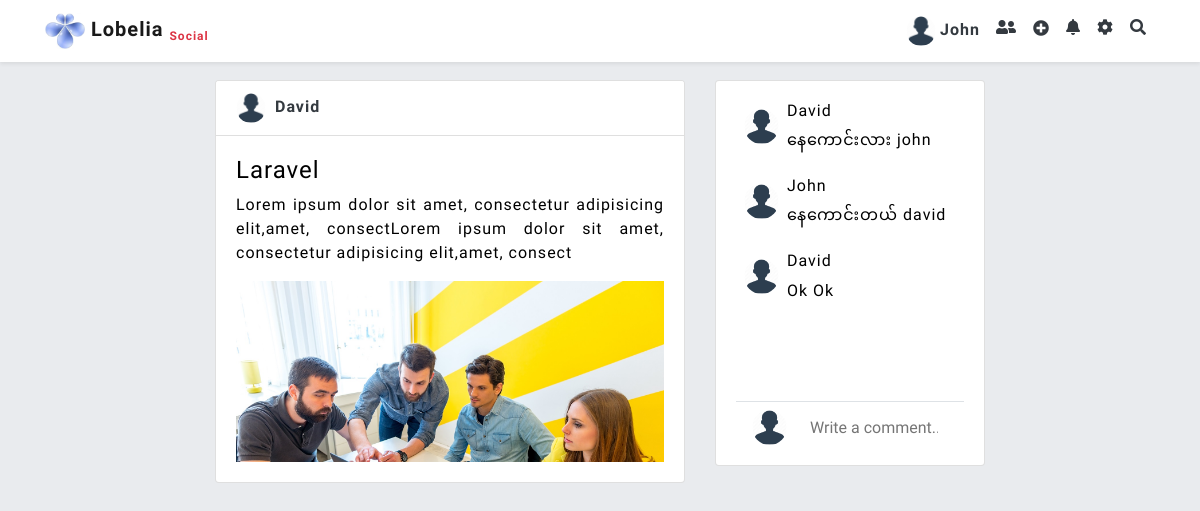
The app's page /lobeliasocial/comment.php?pid=2 (signed in) with its own data.
### tables this page shows
CREATE TABLE `user` (
  `id` int(11) NOT NULL,
  `name` varchar(30) NOT NULL,
  `email` varchar(30) NOT NULL,
  `phone` varchar(30) NOT NULL,
  `password` varchar(100) NOT NULL,
  `dob` date NOT NULL,
  `gender` varchar(10) NOT NULL,
  `photo` varchar(100) NOT NULL,
  `address` text NOT NULL,
  `created_date` date NOT NULL,
  `modified_date` date NOT NULL
);

CREATE TABLE `posts` (
  `id` int(11) NOT NULL,
  `title` varchar(100) NOT NULL,
  `description` text NOT NULL,
  `user_id` int(11) NOT NULL,
  `post_photo` varchar(100) NOT NULL,
  `created_date` date NOT NULL,
  `modified_date` date NOT NULL
);

CREATE TABLE `comments` (
  `id` int(11) NOT NULL,
  `comment` text NOT NULL,
  `user_id` int(11) NOT NULL,
  `post_id` int(11) NOT NULL,
  `created_date` date NOT NULL,
  `modified_date` date NOT NULL
);

### lobeliasocial/comment.php (the view, shortened to what this page needs)
<!DOCTYPE html>
<html>
<head>
	<?php include('cdn.php'); ?>
</head>
<body style="background:#E9EBEE;">
<?php include ('nav.php'); ?>
<div class="container-fluid" style="margin-top: 80px;">
	<div class="row">
		<div class="col-md-2"></div>
		<div class="col-md-5">
	<?php
	if(isset($_GET['pid']))
	{
		$id = $_GET['pid'];
		$post_sql = mysqli_query($conn,"SELECT posts.*,user.name,user.photo FROM posts INNER JOIN user ON posts.user_id=user.id WHERE posts.id='$id'");
		$post=mysqli_fetch_assoc($post_sql);
	}
	?>
			<div class="card">
				<div class="card-header bg-white">
				<a href="" class="card-link text-dark">
					<img src="img/<?php echo $post['photo'] ?>" height="30px" width="30px" class="rounded-circle mr-1">
					<b><?php echo $post['name'] ?></b></a>
				</div>
				<div class="card-body">
					<h4><?php echo $post['title'] ?></h4>
					<p class="text-justify">
						<?php echo $post['description'] ?>
					</p>
				<?php if($post['post_photo']){ ?>
					<img src="img/<?php echo $post['post_photo'] ?>" width="100%;">
				<?php } ?>
				</div>
			</div>
		</div>
		<div class="col-md-3">
			<div class="card">
				<div class="card-body">
					<div class="comment_area">
<?php
	$comment_sql=mysqli_query($conn,"SELECT comments.*,user.photo,user.name FROM comments INNER JOIN user ON comments.user_id=user.id WHERE comments.post_id='$id'");
	while($comment=mysqli_fetch_assoc($comment_sql))
	{
		echo '<div class="media mb-2">
			  <div class="media-left">
			    <img src="img/'.$comment['photo'].'" class="media-object rounded-circle m-2" width="35px" height="35px">
			  </div>
			  <div class="media-body">
			  	<h6>'.$comment['name'].'</h6>
			    <p>'.$comment['comment'].'</p>
			  </div>
			</div>';
	}
?>
					</div>
					<div class="media pt-2 px-3 border-top">
  <img src="img/<?php echo $user['photo']; ?>" height="35px" width="35px" class="rounded-circle">
  					<div class="media-body">
    <input class="comment_box ml-2" placeholder="Write a comment..."></input>
  					</div>
				</div>
				</div>
			</div>
		</div>
	</div>
</div>
</body>
</html>

### lobeliasocial/nav.php (shortened to what this page needs)
<?php
include('db.php');
$user_sql=mysqli_query($conn,"SELECT * FROM user WHERE id='".$_SESSION['id']."'");
$user=mysqli_fetch_assoc($user_sql);
?>
<nav class="navbar navbar-expand-lg shadow-sm navbar-light bg-white container-fluid fixed-top">
<div class="container">
  <a class="navbar-brand" href="home.php">
    <img src="img/brand.png" style="width:40px;">
    <b>Lobelia</b> <sub><small class="text-danger font-weight-bold">Social</small></sub></a>
  <div class="collapse navbar-collapse" id="navbarSupportedContent">
    <ul class="navbar-nav ml-auto">
      <li class="nav-item">
        <a class="nav-link text-dark font-weight-bold" href="home.php"><img src="img/<?php echo $user['photo']; ?>" class="rounded-circle mr-1" width="30px;" height="30px;"><?php echo $user['name']; ?></a>
      </li>
      <li class="nav-item">
        <a class="nav-link text-dark" href="#"><i class="fas fa-user-friends"></i></a>
      </li>
      <li class="nav-item">
        <i data-toggle="modal" data-target="#create_post_Modal" class="nav-link text-dark fas fa-plus-circle mt-1"></i>
      </li>
      <li class="nav-item">
        <a class="nav-link text-dark" href="#"><i class="fas fa-bell"></i></a>
      </li>
      <li class="nav-item dropdown">
        <a class="nav-link font-weight-bold text-dark" href="#" id="navbarDropdown" role="button" data-toggle="dropdown" aria-haspopup="true" aria-expanded="false">
          <i class="fas fa-cog"></i>
        </a>
      </li>
      <li class="nav-item">
        <a class="nav-link text-dark">
<input type="" name="" placeholder="Search Here" class="mr-1 search_input" style="display: none; width: 300px;border:none;outline: none;border-bottom: 1px solid #aaa;"><i class="fas fa-search search_btn"></i></a>
      </li>
  </div>
</div>
</nav>

### lobeliasocial/comment.php (style rules this page uses)
.comment_box { border:none; resize: none; width: 98%; height: 34px; outline:none; padding:5px 15px; }
.comment_area { height: 300px; overflow-y: scroll; }

### lobeliasocial/cdn.php (style rules this page uses)
body { font-family: 'Saira Semi Condensed', sans-serif; letter-spacing: 1px; color:black; }

### records on screen
user: photo (picture), name "John"
posts: user.photo (picture), user.name "David", title "Laravel", description "Lorem ipsum dolor sit amet, consectetur adipisicing elit,amet, consectLorem ipsum dolor sit amet, consectetur adipisicing elit,amet, consect", post_photo (picture)
comments: user.photo (picture), user.name "David", comment "နေကောင်းလား john"
comments: user.photo (picture), user.name "John", comment "နေကောင်းတယ် david"
comments: user.photo (picture), user.name "David", comment "Ok Ok"
